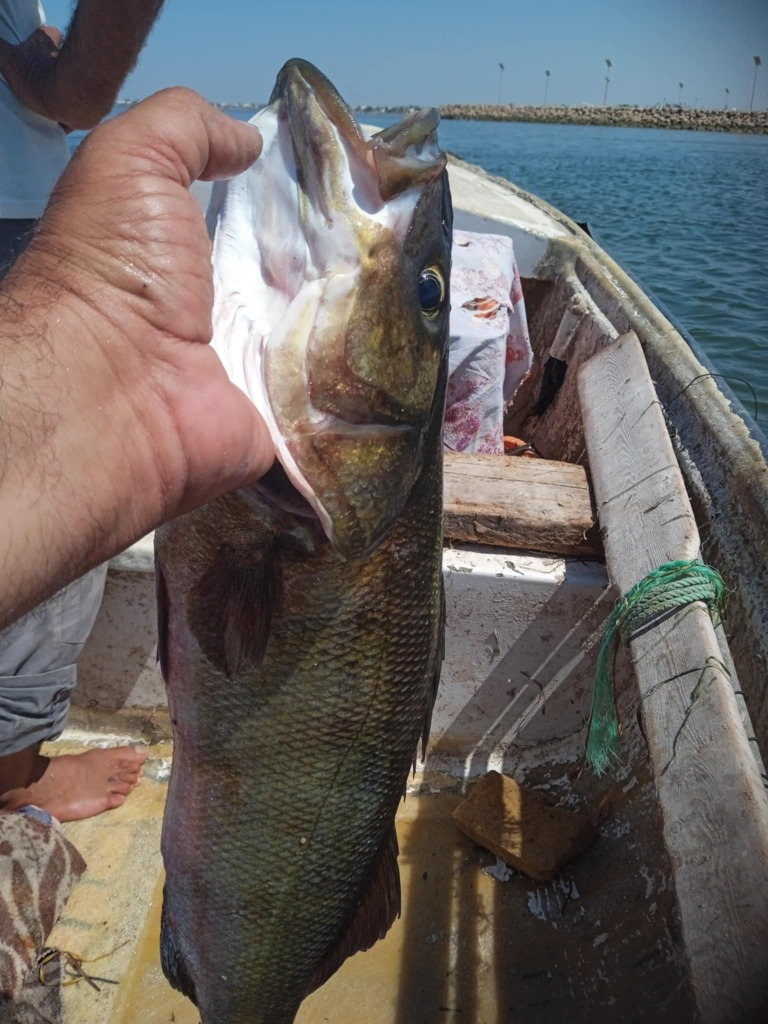
#> input picture Reel_LArtDeLaMer/image4.jpg, 768 x 1024 px
$ python generate_cinematic.py
#> lines starting #> are read from the running program, lines starting #| are printed output that depends on the picture
#> in load_image, img is the input picture: shape (1024, 768, 3); mean B, G, R 100, 101.7, 106.8
import cv2
import numpy as np
import os
import requests
from moviepy.editor import VideoFileClip, AudioFileClip, CompositeAudioClip
import moviepy.audio.fx.all as afx

WIDTH, HEIGHT = 720, 1280
FPS = 30

def enhance_image(img):
    # Boost saturation and contrast for a vibrant, bright look
    hsv = cv2.cvtColor(img, cv2.COLOR_RGB2HSV).astype(np.float32)
    h, s, v = cv2.split(hsv)

    s = s * 1.3 # 30% more saturation
    s = np.clip(s, 0, 255)
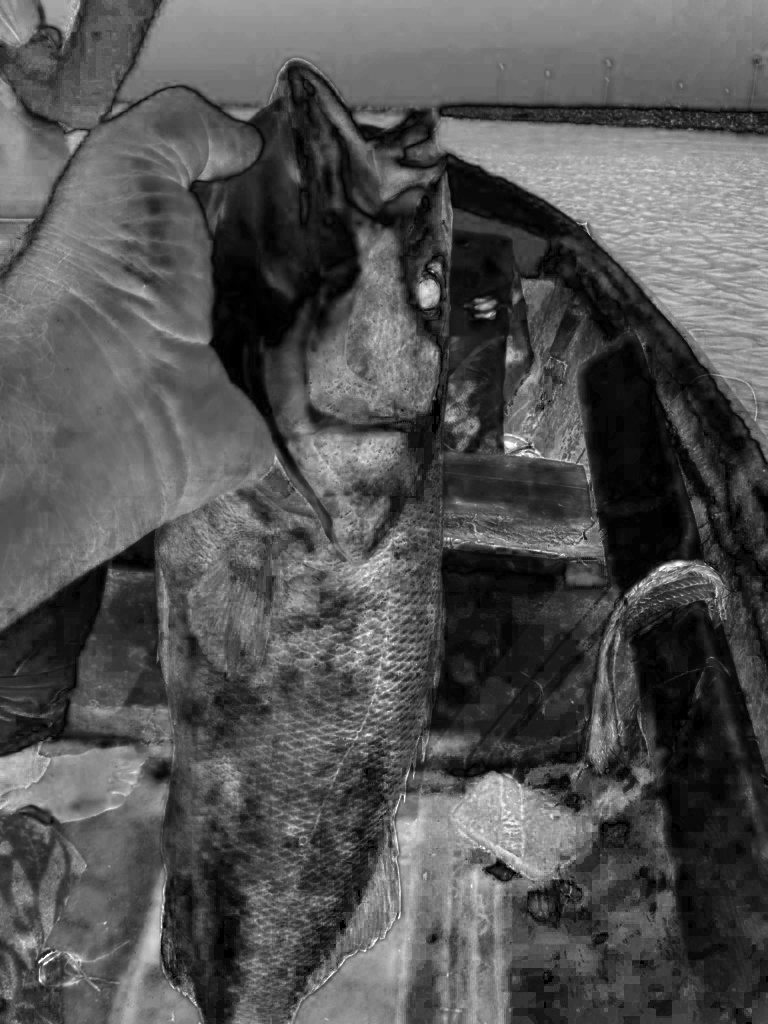
#> s: shape (1024, 768) float32; min 0, max 255, mean 83.4

    hsv = cv2.merge([h, s, v]).astype(np.uint8)
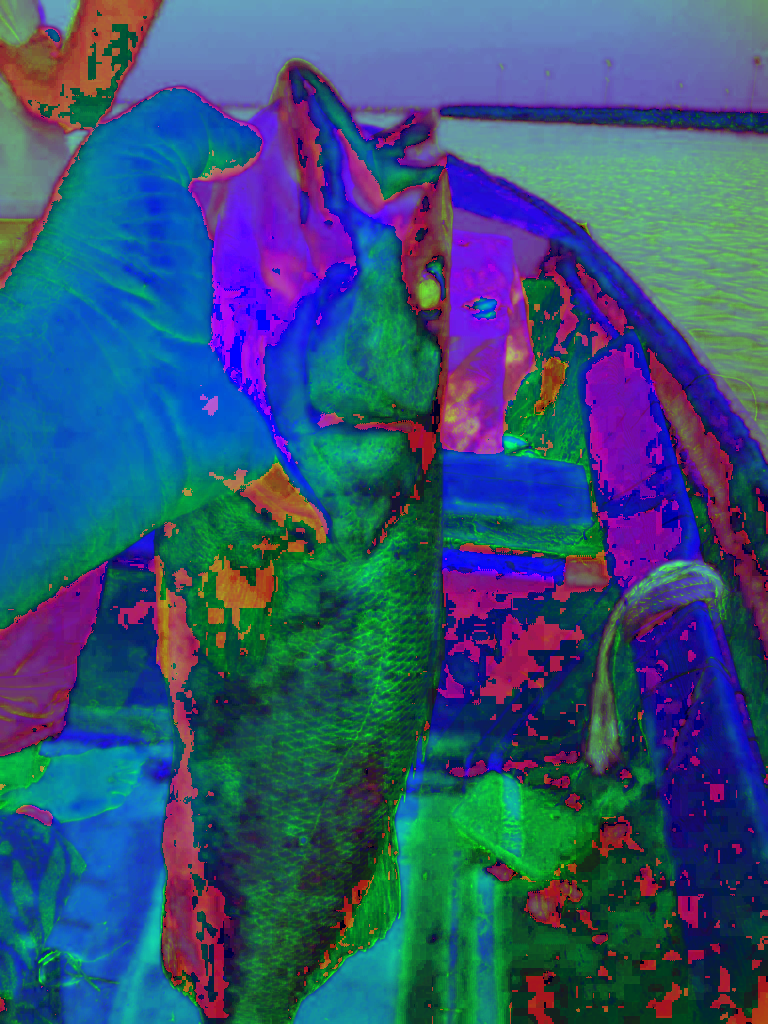
#> hsv: shape (1024, 768, 3); mean R, G, B 52, 82.9, 118
    img_enhanced = cv2.cvtColor(hsv, cv2.COLOR_HSV2RGB)

    # Increase contrast and brightness (Golden hour / bright sunlight)
    img_enhanced = cv2.convertScaleAbs(img_enhanced, alpha=1.15, beta=15)
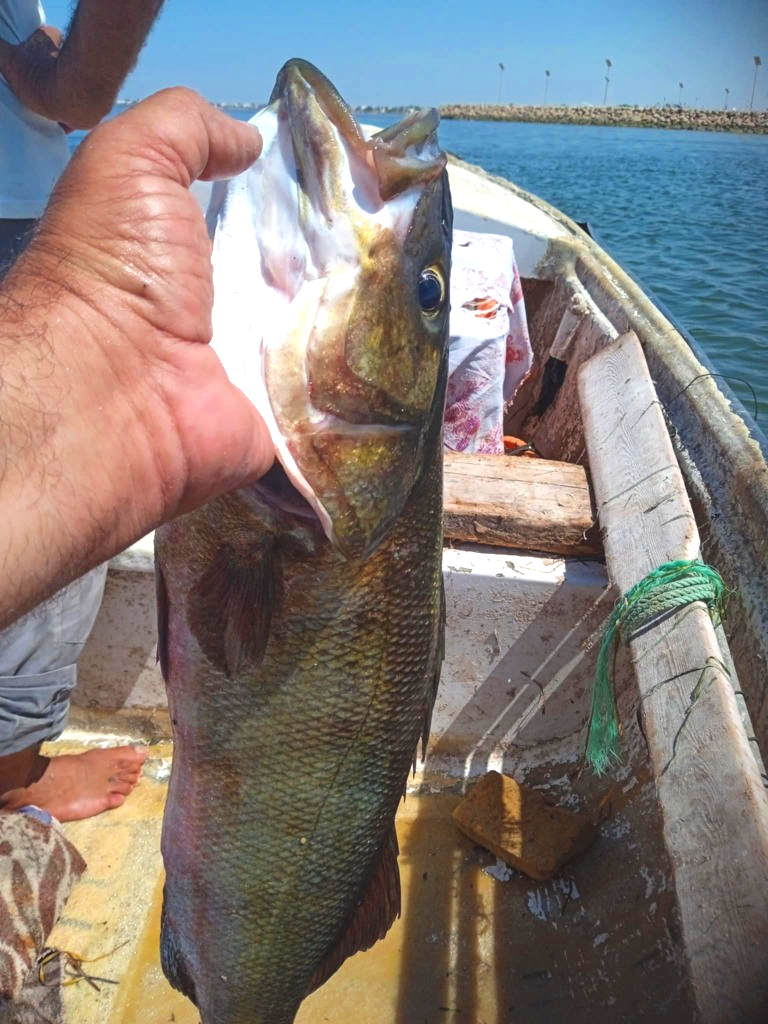
#> img_enhanced: shape (1024, 768, 3); mean R, G, B 133, 125.2, 122.6
    return img_enhanced

def load_image(path):
    img = cv2.imread(path)
    if img is None:
        img = np.zeros((HEIGHT, WIDTH, 3), dtype=np.uint8)
    img_rgb = cv2.cvtColor(img, cv2.COLOR_BGR2RGB)
    return enhance_image(img_rgb)

def get_crop(img, scale, center_offset_x, center_offset_y):
    h, w = img.shape[:2]
    target_aspect = WIDTH / HEIGHT
    img_aspect = w / h

    if img_aspect > target_aspect:
        new_w = int(h * target_aspect)
        new_h = h
    else:
        new_w = w
        new_h = int(w / target_aspect)

    crop_w = int(new_w / scale)
    crop_h = int(new_h / scale)

    cx = w // 2 + int(center_offset_x * w)
    cy = h // 2 + int(center_offset_y * h)

    x1 = max(0, cx - crop_w // 2)
    y1 = max(0, cy - crop_h // 2)
    x2 = min(w, x1 + crop_w)
    y2 = min(h, y1 + crop_h)

    if x2 == w: x1 = max(0, w - crop_w)
    if y2 == h: y1 = max(0, h - crop_h)
    if x1 == 0: x2 = min(w, crop_w)
    if y1 == 0: y2 = min(h, crop_h)

    crop = img[y1:y2, x1:x2]
    return cv2.resize(crop, (WIDTH, HEIGHT))

scenes = [
    {"img": "image4.jpg", "dur": 3.0, "effect": "zoom_in"},
    {"img": "image2.jpg", "dur": 3.0, "effect": "pan_right"},
    {"img": "image3.jpg", "dur": 2.5, "effect": "zoom_in"},
    {"img": "image1.jpg", "dur": 3.0, "effect": "zoom_out"},
    {"img": "image4.jpg", "dur": 2.5, "effect": "static_zoom"}
]

print("Generating video frames (vibrant colors, NO TEXT)...")
out = cv2.VideoWriter("temp_video.mp4", cv2.VideoWriter_fourcc(*'mp4v'), FPS, (WIDTH, HEIGHT))

for i, scene in enumerate(scenes):
    print(f"Rendering scene {i+1}...")
    frames = int(scene["dur"] * FPS)
    img = load_image(scene["img"])

    for f in range(frames):
        progress = f / float(frames)

        scale = 1.0
        cx, cy = 0.0, 0.0

        if scene["effect"] == "zoom_in":
            scale = 1.0 + 0.15 * progress
        elif scene["effect"] == "zoom_out":
            scale = 1.15 - 0.15 * progress
        elif scene["effect"] == "pan_right":
            scale = 1.05
            cx = -0.05 + 0.1 * progress
        elif scene["effect"] == "static_zoom":
            scale = 1.15

        frame = get_crop(img, scale, cx, cy)

        if scene["img"] == "image3.jpg":
            gray = cv2.cvtColor(frame, cv2.COLOR_RGB2GRAY)
            frame = cv2.cvtColor(gray, cv2.COLOR_GRAY2RGB)

        # Smooth cross dissolve (cinematic transition)
        if i > 0 and f < 20:
            fade_alpha = f / 20.0
            frame = cv2.addWeighted(frame, fade_alpha, np.zeros_like(frame), 1-fade_alpha, 0)

        out.write(cv2.cvtColor(frame.astype(np.uint8), cv2.COLOR_RGB2BGR))
#> this loop made 90 passes
#> pass 1, in get_crop, `crop = img[y1:y2, x1:x2]`:
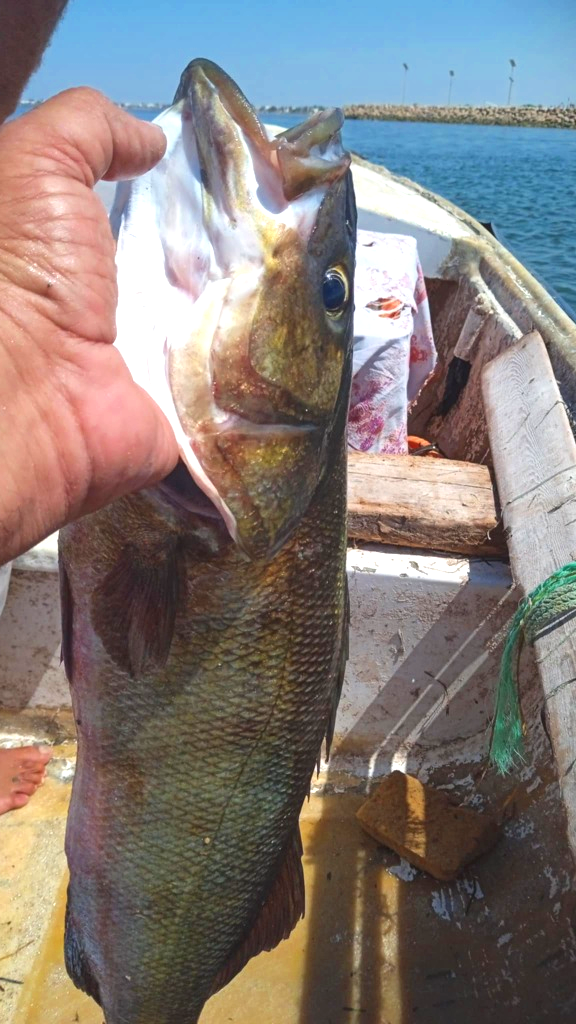
#> crop: shape (1024, 576, 3); mean R, G, B 133.4, 125.1, 121.9
#> after the loop:
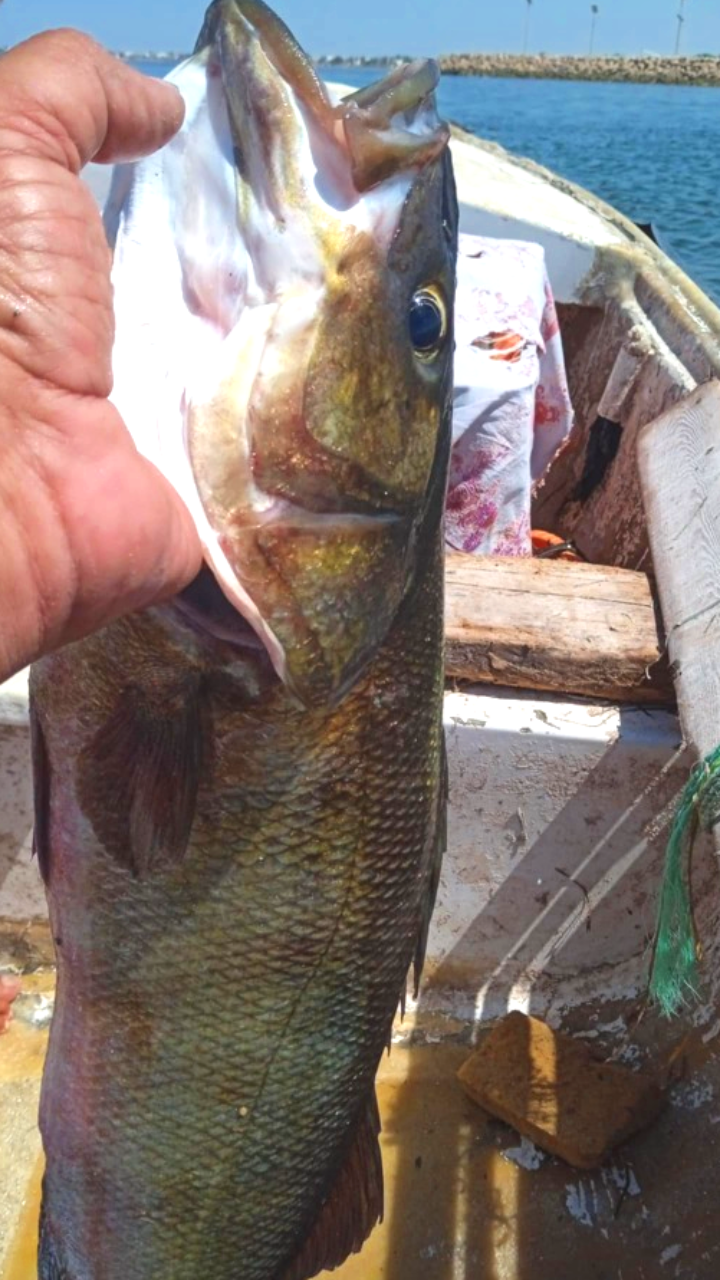
#> frame: shape (1280, 720, 3); mean R, G, B 133.6, 121.2, 116.6
#> pass 2 of the loop `for i, scene in enumerate(scenes):`:
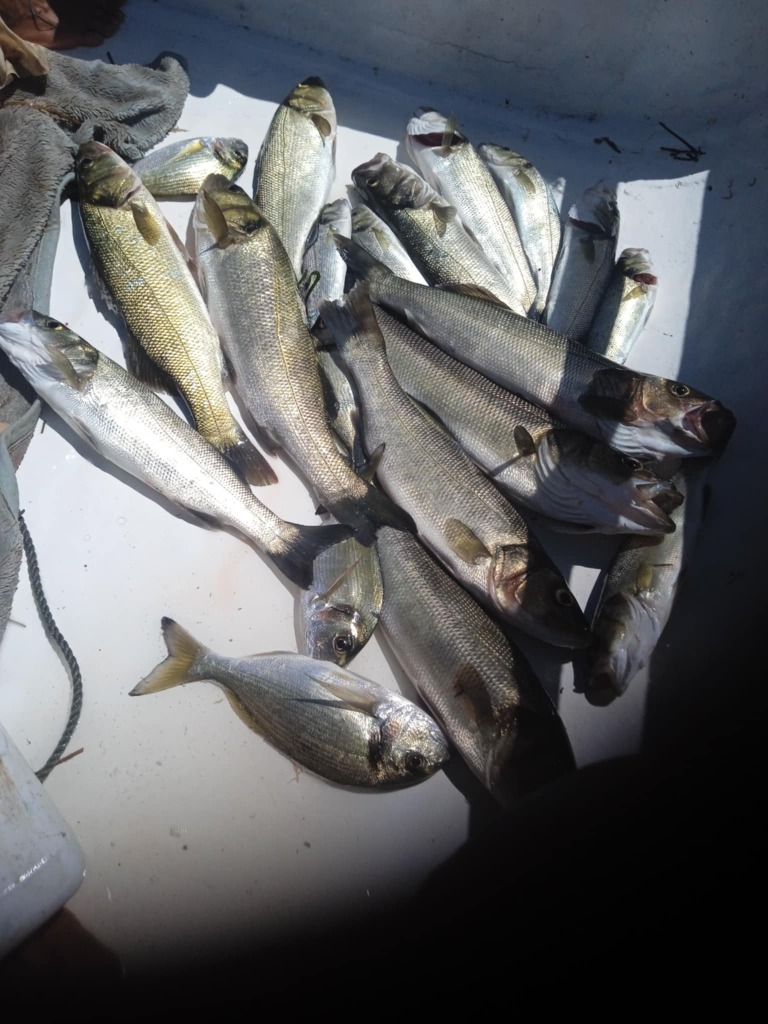
#> input picture Reel_LArtDeLaMer/image2.jpg, 768 x 1024 px
#> in load_image, img is the input picture: shape (1024, 768, 3); mean B, G, R 99.4, 97.3, 96.2
#> the loop `for f in range(frames):` made 90 passes
#> pass 1, in get_crop (call 91), `crop = img[y1:y2, x1:x2]`:
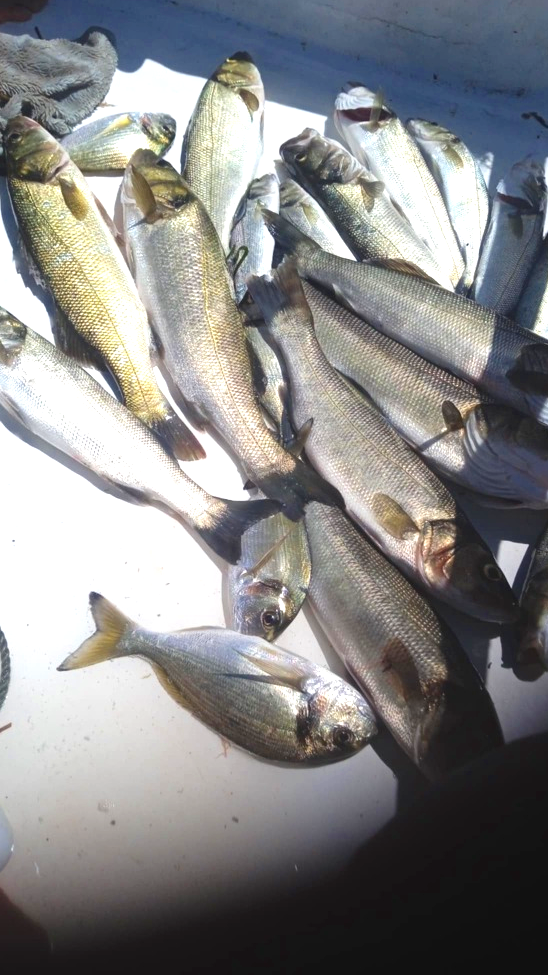
#> crop: shape (975, 548, 3); mean R, G, B 134.7, 134.6, 135.1
#> after the loop `for f in range(frames):`:
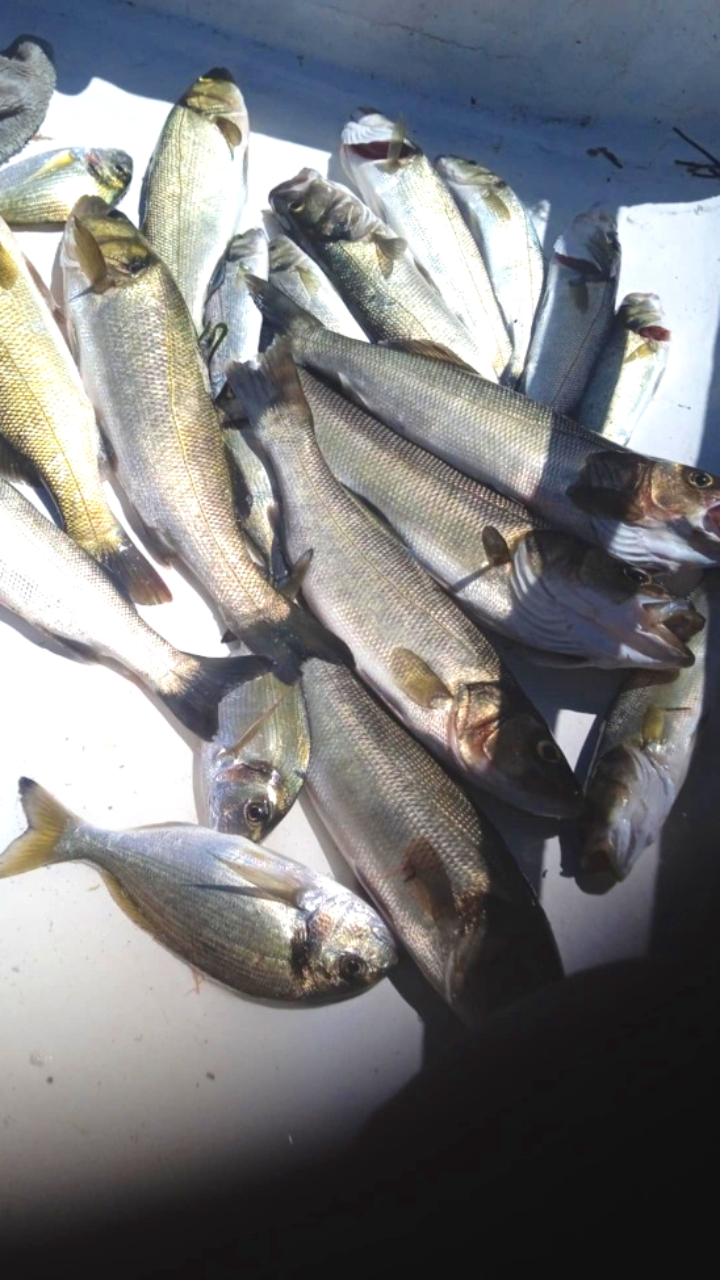
#> frame: shape (1280, 720, 3); mean R, G, B 123.2, 123.5, 125.3
#> pass 3 of the loop `for i, scene in enumerate(scenes):`:
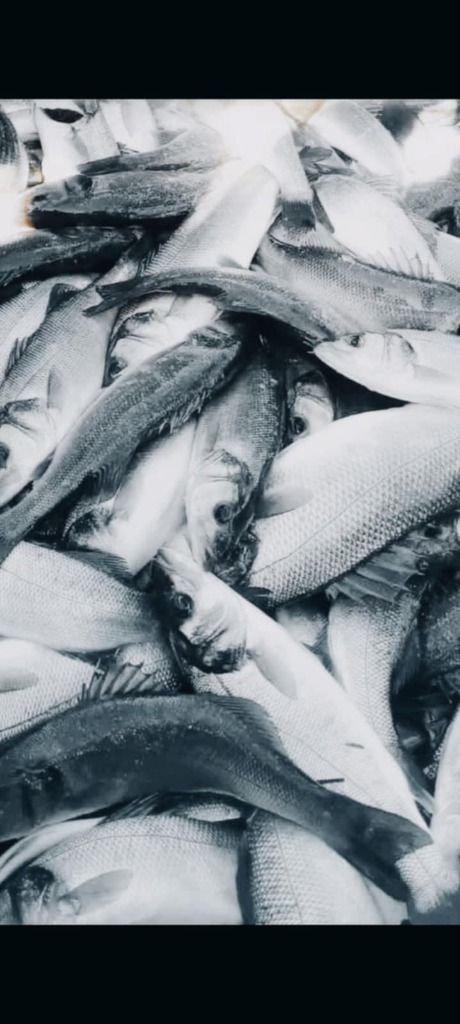
#> input picture Reel_LArtDeLaMer/image3.jpg, 460 x 1024 px
#> in load_image, img is the input picture: shape (1024, 460, 3); mean B, G, R 126.8, 121.3, 113.1
#> img_rgb: shape (1024, 460, 3)
#> v: shape (1024, 460) float32
#> the loop `for f in range(frames):` made 75 passes
#> pass 1, `gray = cv2.cvtColor(frame, cv2.COLOR_RGB2GRAY)`:
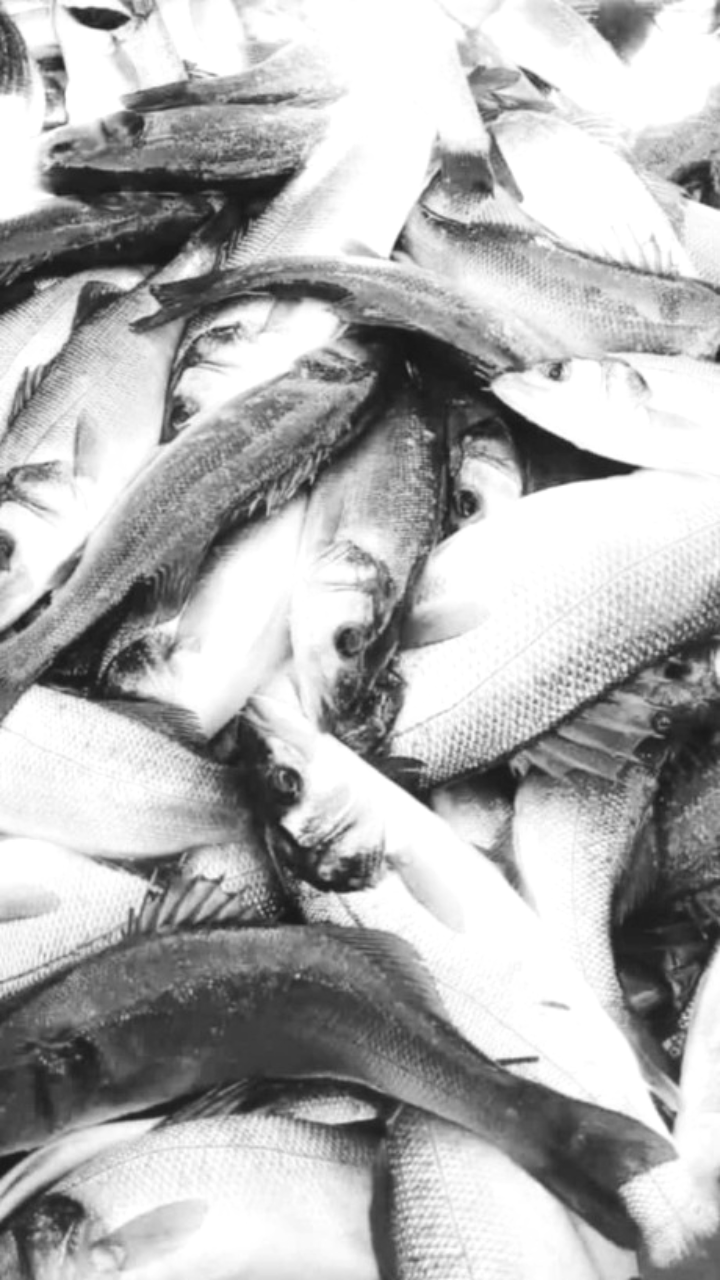
#> gray: shape (1280, 720); min 22, max 255, mean 177.5
#> after the loop `for f in range(frames):`:
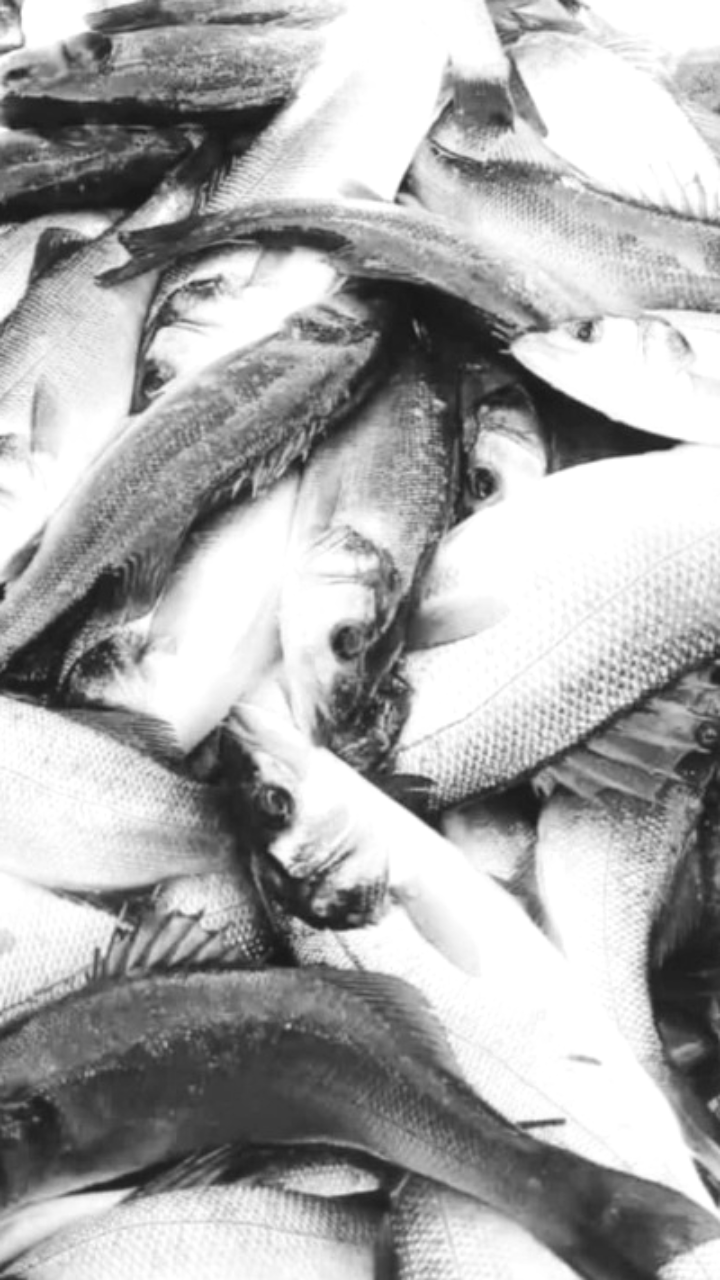
#> frame: shape (1280, 720, 3); min 22, max 255, mean 171.3
#> the loop made 5 passes; the first 3 are shown

out.release()

print("Mixing audio...")
try:
#> (the run stopped early here; a loop or call above may not have finished)
